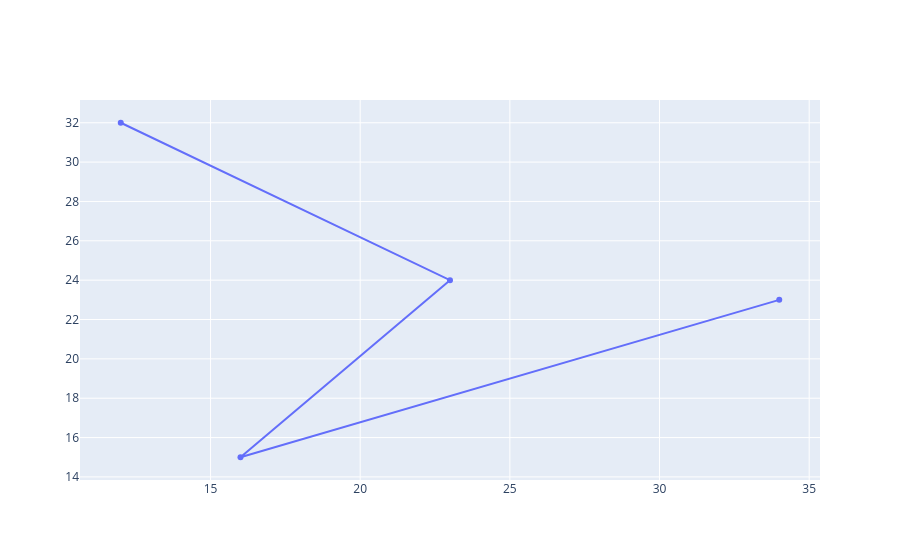

Notebook cell for this chart:
### Code cell
x = [12,23,16,34]
y = [32,24,15,23]
trace = go.Scatter(x=x, y=y, mode="markers+lines")
go.Figure(trace)

### Figure 1 — Plotly figure (JSON) as saved in the notebook; plotly's stock layout.template omitted (floating-point values rounded to 4 significant figures)
{"data": [{"mode": "markers+lines", "type": "scatter", "x": [12, 23, 16, 34], "y": [32, 24, 15, 23]}], "layout": {}}
